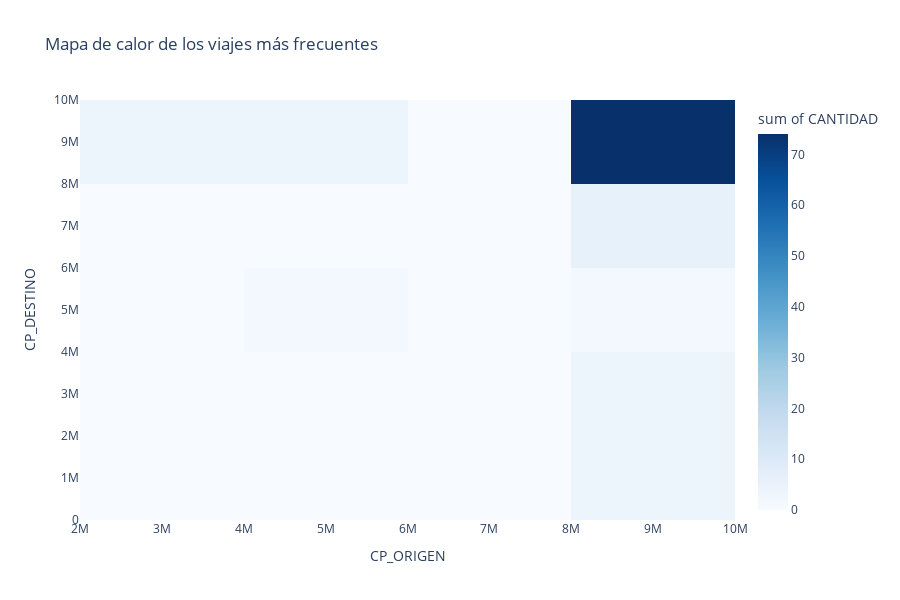

Notebook code for this chart:
### Code cell
top_viajes_sample = df_viajes.head(50)  # reducir por claridad visual

fig7 = px.density_heatmap(
    top_viajes_sample, x="CP_ORIGEN", y="CP_DESTINO", z="CANTIDAD",
    title="Mapa de calor de los viajes más frecuentes",
    color_continuous_scale="Blues",
    height=600,
    width=900,
)
fig7.show()

### Figure 1 — Plotly figure (JSON) as saved in the notebook; plotly's stock layout.template omitted (floating-point values rounded to 4 significant figures)
{"data": [{"coloraxis": "coloraxis", "histfunc": "sum", "hovertemplate": "CP_ORIGEN=%{x}<br>CP_DESTINO=%{y}<br>sum of CANTIDAD=%{z}<extra></extra>", "name": "", "type": "histogram2d", "x": [9172449, 9206989, 9488681, 9326993, 9686501, 9778834, 9804357, 9469863, 9857297, 9863244, 9717267, 9760517, 9950681, 9050733, 9149717, 3944068, 9007380, 9275936, 8608169, 9516497, 9539090, 9712725, 9952400, 9153234, 9655804, 9746477, 9922093, 3116397, 5468249, 9009244, 9104543, 9460142, 9522743, 9005817, 9562124, 9734705, 9494290, 9617935, 9622073, 9634892, 5931072, 9312429, 5685299, 8918816, 9832100, 9837703, 9243632, 9450959, 9482820, 9500551], "xaxis": "x", "xbingroup": "x", "y": [9092261, 9794313, 9428887, 9740009, 9071270, 9839680, 9237617, 8600777, 7811627, 9250017, 9019856, 9071107, 9075795, 9495944, 9433658, 9652860, 9228876, 9884548, 9724216, 9764763, 9957923, 9277293, 1212814, 9324501, 9084871, 9622341, 9249350, 9683560, 8245336, 9193073, 5337377, 9586571, 8417178, 7914199, 1684945, 9452363, 9825075, 9796668, 9694687, 9629236, 4088527, 9882295, 9179789, 9128933, 7764649, 3574082, 9842499, 9668219, 2268586, 9198025], "yaxis": "y", "ybingroup": "y", "z": [2, 2, 2, 2, 2, 2, 2, 2, 2, 2, 2, 2, 2, 2, 2, 2, 2, 2, 2, 2, 2, 2, 2, 2, 2, 2, 2, 2, 2, 2, 2, 2, 2, 2, 2, 2, 2, 2, 2, 2, 2, 2, 2, 2, 2, 2, 2, 2, 2, 2]}], "layout": {"coloraxis": {"colorbar": {"title": {"text": "sum of CANTIDAD"}}, "colorscale": [[0, "rgb(247,251,255)"], [0.125, "rgb(222,235,247)"], [0.25, "rgb(198,219,239)"], [0.375, "rgb(158,202,225)"], [0.5, "rgb(107,174,214)"], [0.625, "rgb(66,146,198)"], [0.75, "rgb(33,113,181)"], [0.875, "rgb(8,81,156)"], [1, "rgb(8,48,107)"]]}, "height": 600, "legend": {"tracegroupgap": 0}, "title": {"text": "Mapa de calor de los viajes más frecuentes"}, "width": 900, "xaxis": {"anchor": "y", "domain": [0, 1], "title": {"text": "CP_ORIGEN"}}, "yaxis": {"anchor": "x", "domain": [0, 1], "title": {"text": "CP_DESTINO"}}}}
